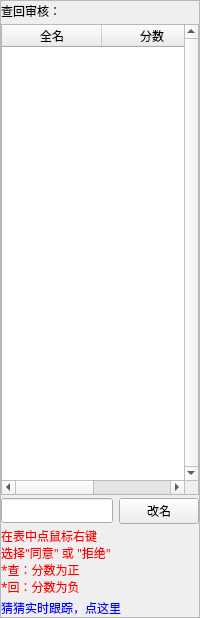
<?xml version="1.0" encoding="UTF-8"?>
<ui version="4.0">
 <class>QuerybackAndCheckWidget</class>
 <widget class="QWidget" name="QuerybackAndCheckWidget">
  <property name="geometry">
   <rect>
    <x>0</x>
    <y>0</y>
    <width>200</width>
    <height>618</height>
   </rect>
  </property>
  <property name="sizePolicy">
   <sizepolicy hsizetype="Preferred" vsizetype="Preferred">
    <horstretch>0</horstretch>
    <verstretch>0</verstretch>
   </sizepolicy>
  </property>
  <property name="minimumSize">
   <size>
    <width>0</width>
    <height>0</height>
   </size>
  </property>
  <property name="maximumSize">
   <size>
    <width>16777215</width>
    <height>16777215</height>
   </size>
  </property>
  <property name="windowTitle">
   <string>QuerybackAndCheckWidget</string>
  </property>
  <layout class="QVBoxLayout" name="verticalLayout_2">
   <property name="spacing">
    <number>0</number>
   </property>
   <property name="leftMargin">
    <number>0</number>
   </property>
   <property name="topMargin">
    <number>0</number>
   </property>
   <property name="rightMargin">
    <number>0</number>
   </property>
   <property name="bottomMargin">
    <number>0</number>
   </property>
   <item>
    <widget class="QFrame" name="frame">
     <property name="frameShape">
      <enum>QFrame::StyledPanel</enum>
     </property>
     <property name="frameShadow">
      <enum>QFrame::Raised</enum>
     </property>
     <layout class="QVBoxLayout" name="verticalLayout">
      <property name="spacing">
       <number>3</number>
      </property>
      <property name="leftMargin">
       <number>0</number>
      </property>
      <property name="topMargin">
       <number>0</number>
      </property>
      <property name="rightMargin">
       <number>0</number>
      </property>
      <property name="bottomMargin">
       <number>0</number>
      </property>
      <item>
       <layout class="QHBoxLayout" name="horizontalLayout">
        <item>
         <widget class="QLabel" name="label">
          <property name="sizePolicy">
           <sizepolicy hsizetype="Fixed" vsizetype="Preferred">
            <horstretch>0</horstretch>
            <verstretch>0</verstretch>
           </sizepolicy>
          </property>
          <property name="font">
           <font>
            <family>微软雅黑</family>
           </font>
          </property>
          <property name="text">
           <string>查回审核：</string>
          </property>
         </widget>
        </item>
        <item>
         <spacer name="horizontalSpacer">
          <property name="orientation">
           <enum>Qt::Horizontal</enum>
          </property>
          <property name="sizeHint" stdset="0">
           <size>
            <width>40</width>
            <height>20</height>
           </size>
          </property>
         </spacer>
        </item>
       </layout>
      </item>
      <item>
       <widget class="QTableWidget" name="tableWidget">
        <property name="font">
         <font>
          <family>Arial</family>
         </font>
        </property>
        <property name="verticalScrollBarPolicy">
         <enum>Qt::ScrollBarAlwaysOn</enum>
        </property>
        <column>
         <property name="text">
          <string>全名</string>
         </property>
        </column>
        <column>
         <property name="text">
          <string>分数</string>
         </property>
        </column>
       </widget>
      </item>
      <item>
       <layout class="QHBoxLayout" name="horizontalLayout_2">
        <item>
         <widget class="QLineEdit" name="lineEdit">
          <property name="font">
           <font>
            <family>微软雅黑</family>
           </font>
          </property>
         </widget>
        </item>
        <item>
         <widget class="QPushButton" name="pushButton">
          <property name="sizePolicy">
           <sizepolicy hsizetype="Fixed" vsizetype="Fixed">
            <horstretch>0</horstretch>
            <verstretch>0</verstretch>
           </sizepolicy>
          </property>
          <property name="font">
           <font>
            <family>微软雅黑</family>
           </font>
          </property>
          <property name="text">
           <string>改名</string>
          </property>
         </widget>
        </item>
       </layout>
      </item>
      <item>
       <widget class="QLabel" name="label_2">
        <property name="font">
         <font>
          <family>微软雅黑</family>
         </font>
        </property>
        <property name="styleSheet">
         <string notr="true">color: rgb(255, 0, 0);</string>
        </property>
        <property name="text">
         <string>在表中点鼠标右键
选择&quot;同意&quot; 或 &quot;拒绝&quot;
*查：分数为正
*回：分数为负</string>
        </property>
        <property name="wordWrap">
         <bool>true</bool>
        </property>
       </widget>
      </item>
      <item>
       <widget class="QLabel" name="label_3">
        <property name="font">
         <font>
          <family>微软雅黑</family>
         </font>
        </property>
        <property name="styleSheet">
         <string notr="true">color: rgb(0, 0, 255);</string>
        </property>
        <property name="text">
         <string>猜猜实时跟踪，点这里</string>
        </property>
       </widget>
      </item>
     </layout>
    </widget>
   </item>
  </layout>
 </widget>
 <layoutdefault spacing="6" margin="11"/>
 <resources/>
 <connections/>
</ui>
